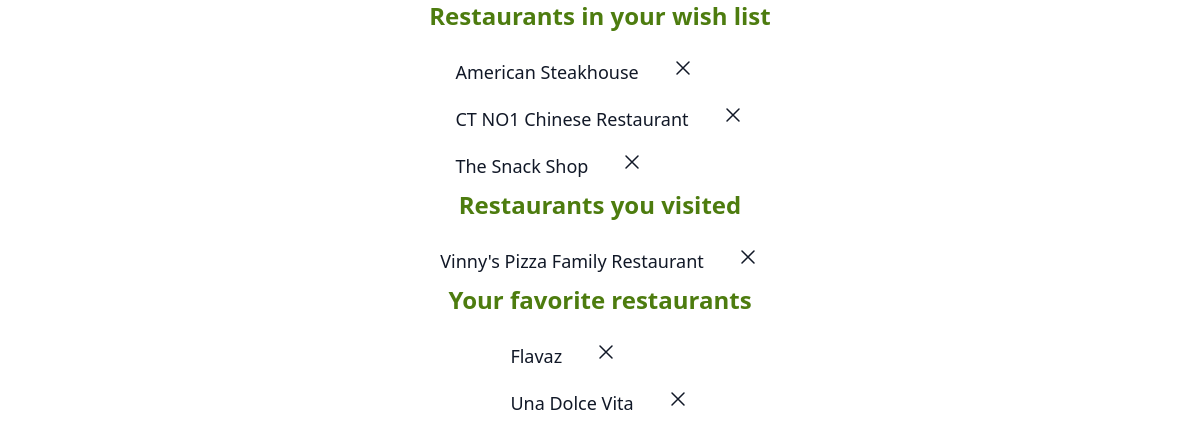
Before: /my_lists/3 with the older database file.
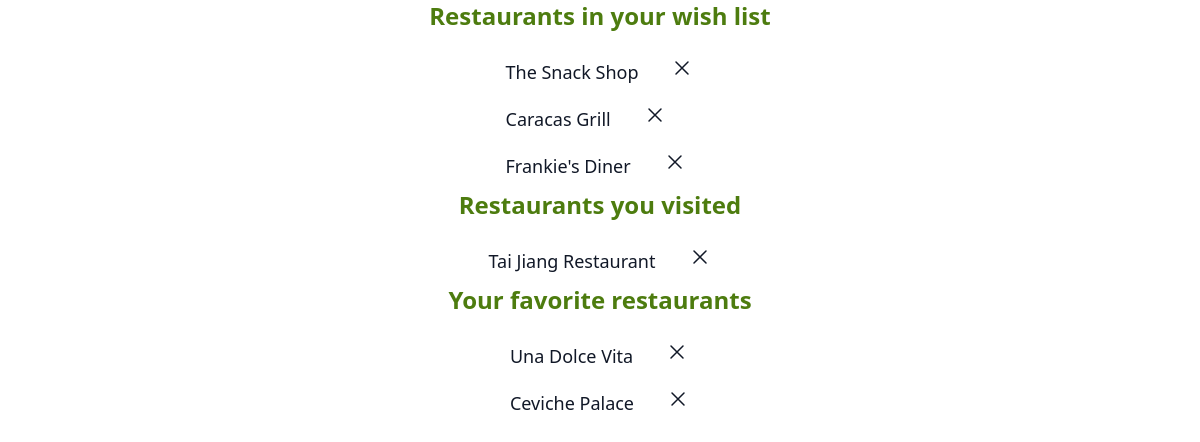
After: the same page with the newer database file.
### models.py (models this page shows)
class WishlistRestaurants(db.Model):
    __tablename__ = 'wishlist_restaurants'
    id = db.Column(
        db.Integer,
        primary_key=True
    )
    user_id = db.Column(
        db.Integer,
        db.ForeignKey('users.id', ondelete='cascade')
    )
    restaurant_id = db.Column(
        db.Integer,
        db.ForeignKey('restaurants.id', ondelete='cascade')
    )
    restaurant = db.relationship('Restaurant', backref='wishlisted_by')

class Restaurant(db.Model):
    __tablename__ = 'restaurants'
    id = db.Column(
        db.Integer,
        primary_key=True
    )
    name = db.Column(
        db.Text,
        nullable=False,
    )
    address = db.Column(
        db.Text,
    )
    reviews = db.relationship('Review', backref= 'restaurant')
    __table_args__ = (db.UniqueConstraint('name', 'address', name='_name_address_uc'),)

class VisitedRestaurants(db.Model):
    __tablename__ = "visited_restaurants"
    id = db.Column(
        db.Integer,
        primary_key=True
    )
    user_id = db.Column(
        db.Integer,
        db.ForeignKey('users.id', ondelete='cascade')
    )
    restaurant_id = db.Column(
        db.Integer,
        db.ForeignKey('restaurants.id', ondelete='cascade')
    )
    restaurant = db.relationship('Restaurant', backref='visited_by')

class Favorites(db.Model):
    __tablename__ = 'favorites'
    id = db.Column(
        db.Integer,
        primary_key=True
    )
    user_id = db.Column(
        db.Integer,
        db.ForeignKey('users.id', ondelete='cascade')
    )
    restaurant_id = db.Column(
        db.Integer,
        db.ForeignKey('restaurants.id', ondelete='cascade'),
    )
    restaurant = db.relationship('Restaurant', backref='favorited_by')

### app.py (the view)
@app.route('/my_lists/<int:user_id>')
def show_my_lists(user_id):
    user = User.query.get_or_404(user_id)
    favorites = Favorites.query.filter_by(user_id=user.id).all()
    wishlisted = WishlistRestaurants.query.filter_by(user_id=user.id).all()
    visited = VisitedRestaurants.query.filter_by(user_id=user.id).all()
    return render_template("page_my_lists.html", user = user, favorites = favorites, visited = visited, wishlisted = wishlisted )

### app.py (called while the page is built)
@app.before_request
def add_user_to_g():
    if CURR_USER_KEY in session:
        g.user = User.query.get(session[CURR_USER_KEY])
    else:
        g.user = None

@app.after_request
def add_header(req):
    req.headers["Cache-Control"] = "no-cache, no-store, must-revalidate"
    req.headers["Pragma"] = "no-cache"
    req.headers["Expires"] = "0"
    req.headers['Cache-Control'] = 'public, max-age=0'
    return req

### templates/page_my_lists.html
{% extends "base.html" %} {% block content %}
<div class="w-full">
  {% if wishlisted %}
  <div class="mx-auto w-full inline-flex items-center flex-col">
    <h3 class="text-2xl font-bold text-lime-700 mb-4">
      Restaurants in your wish list
    </h3>
    <ul class="">
      {% for wish in wishlisted %}
      <li class="text-lg font-medium text-gray-900 flex items-center py-2">
        {{ wish.restaurant.name }}
        <div
          class="svg-elements flex space-x-2 items-center justify-center ml-8"
        >
          <form
            action="{{ url_for('delete_wishlist', restaurant_id=wish.restaurant.id) }}"
            method="POST"
          >
            <button type="submit" class="bg-transparent border-0">
              <svg xmlns="http://www.w3.org/2000/svg" fill="none" viewBox="0 0 24 24" stroke-width="1.5" stroke="currentColor" class="size-6">
                <path stroke-linecap="round" stroke-linejoin="round" d="M6 18 18 6M6 6l12 12" />
              </svg>
            </button>
          </form>
        </div>
      </li>
      {% endfor %}
    </ul>
  </div>
  {% endif %}
</div>
<div class="w-full">
  {% if visited %}
  <div class="mx-auto w-full inline-flex items-center flex-col">
    <h3 class="text-2xl font-bold text-lime-700 mb-4">
      Restaurants you visited
    </h3>
    <ul class="">
      {% for visit in visited %}
      <li class="text-lg font-medium text-gray-900 flex items-center py-2">
        {{ visit.restaurant.name }}
        <div
          class="svg-elements flex space-x-2 items-center justify-center ml-8"
        >
          <form
            action="{{ url_for('delete_visited', restaurant_id=visit.restaurant.id) }}"
            method="POST"
          >
            <button type="submit" class="bg-transparent border-0">
              <svg xmlns="http://www.w3.org/2000/svg" fill="none" viewBox="0 0 24 24" stroke-width="1.5" stroke="currentColor" class="size-6">
                <path stroke-linecap="round" stroke-linejoin="round" d="M6 18 18 6M6 6l12 12" />
              </svg>
            </button>
          </form>
        </div>
      </li>
      {% endfor %}
    </ul>
  </div>
  {% endif %}
</div>
<div class="w-full">
  {% if favorites %}
  <div class="mx-auto w-full inline-flex items-center flex-col">
    <h3 class="text-2xl font-bold text-lime-700 mb-4">
      Your favorite restaurants
    </h3>
    <ul class="">
      {% for fav in favorites %}
      <li class="text-lg font-medium text-gray-900 flex items-center py-2">
        {{fav.restaurant.name}}
        <div
          class="svg-elements flex space-x-2 items-center justify-center ml-8"
        >
          <form
            action="{{ url_for('delete_favorite', restaurant_id=fav.restaurant.id) }}"
            method="POST"
          >
            <button type="submit" class="bg-transparent border-0">
              <svg xmlns="http://www.w3.org/2000/svg" fill="none" viewBox="0 0 24 24" stroke-width="1.5" stroke="currentColor" class="size-6">
                <path stroke-linecap="round" stroke-linejoin="round" d="M6 18 18 6M6 6l12 12" />
              </svg>
            </button>
          </form>
        </div>
      </li>
      {% endfor %}
    </ul>
  </div>
  {% endif %}
</div>
{% endblock %}

### templates/base.html (shortened to what this page needs)
<!DOCTYPE html>
<html lang="en">
  <head>
    <link rel="stylesheet" href="/static/stylesheets/output.css" />
  </head>
  <body>
    {% block content %} {% endblock %}
  </body>
</html>

Changed rows visible on the page:
removed WishlistRestaurants: restaurant.name "American Steakhouse"
removed WishlistRestaurants: restaurant.name "CT NO1 Chinese Restaurant"
removed VisitedRestaurants: restaurant.name "Vinny's Pizza Family Restaurant"
removed Favorites: restaurant.name "Flavaz"
added WishlistRestaurants: restaurant.name "Caracas Grill"
added WishlistRestaurants: restaurant.name "Frankie's Diner"
added VisitedRestaurants: restaurant.name "Tai Jiang Restaurant"
added Favorites: restaurant.name "Ceviche Palace"
